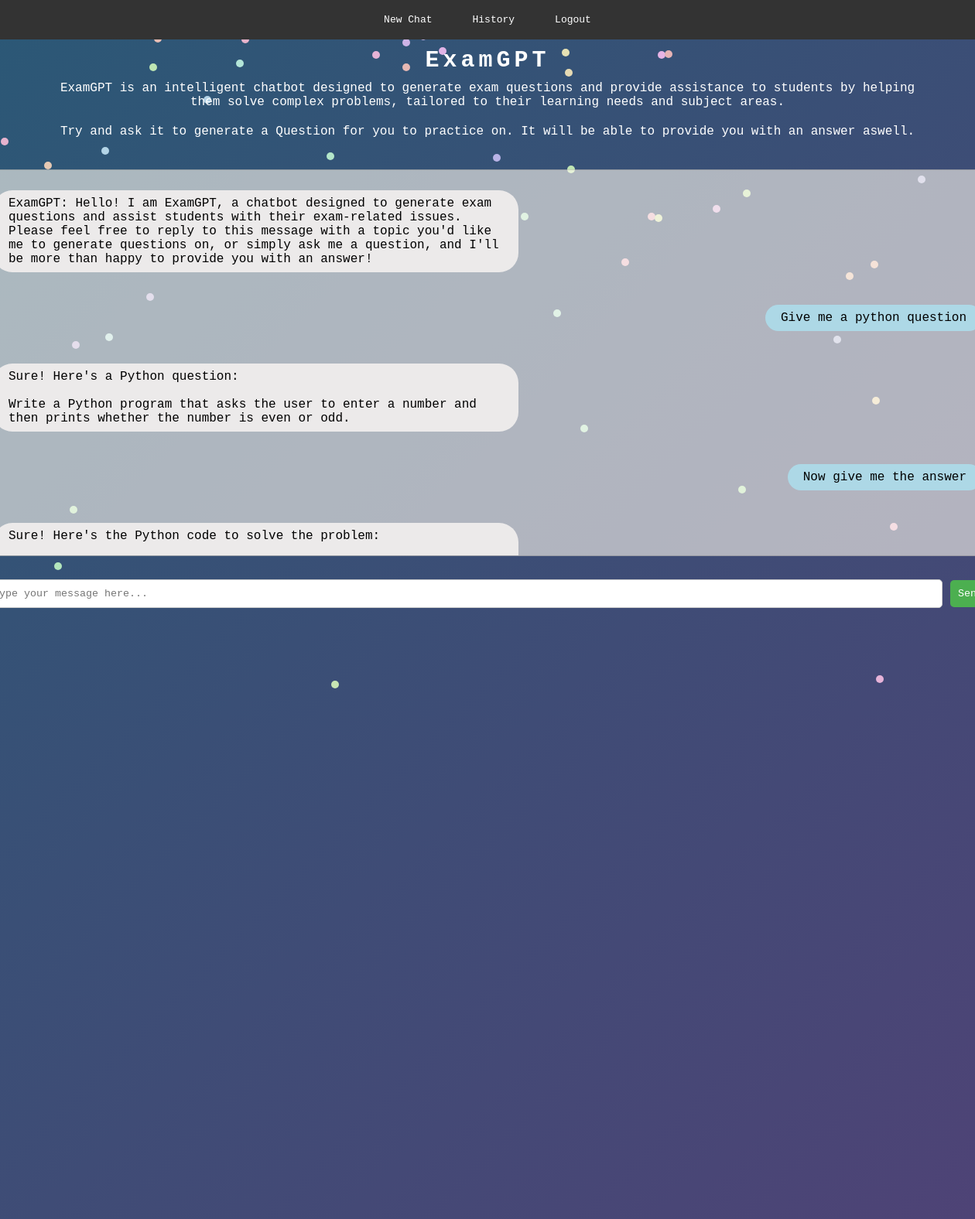
Screenshot of /index/17 (signed in) with the database file from the repository.
### app/models.py (models this page shows, shortened)
class chat_message_data(db.Model):
    message_id = db.Column(db.Integer, primary_key=True)
    conversation_id = db.Column(db.Integer, db.ForeignKey('conversation_data.conversation_id'))
    message_number = db.Column(db.Integer)
    sender = db.Column(db.String(8)) #Either User, Chatbot or System
    message = db.Column(db.String(1024)) #Whats the max message length?

### app/__init__.py (the view)
@app.route('/index/<conversation_id>')
@login_required
def chat(conversation_id):
    conversation = current_user.conversations.filter_by(conversation_id=conversation_id).first_or_404()
    messages = conversation.get_messages()
    return render_template('index.html', messages=messages)

### app/models.py (called while the page is built)
@login.user_loader
def load_user(id):
    return customer_data.query.get(int(id))

    def get_messages(self):
        return chat_message_data.query.filter_by(conversation_id=self.conversation_id).order_by(chat_message_data.message_number).all()

### app/templates/index.html (shortened to what this page needs)
<!DOCTYPE html>
<html lang="en">
  <head>
    <link rel="stylesheet" href="{{ url_for('static', filename='style.css') }}" />
  </head>
  <body>
    <div class="background"></div>
    <nav class="navbar">
      <a href="{{ url_for('home') }}">New Chat</a>
      <a href="{{ url_for('history') }}">History</a>
      {% if current_user.is_anonymous %}
      <a href="{{ url_for('login') }}">Login</a>
      {% else %}
      <a onclick="confirmLogout()" style="cursor: pointer;">Logout</a>
      {% endif %}
    </nav>
    <div class="body-width">
      <div class="welcome-section">
        <h1>ExamGPT</h1>
        <p>
          ExamGPT is an intelligent chatbot designed to generate exam questions and provide assistance to
          students by helping them solve complex problems, tailored to their learning needs and subject areas.
        </p>
        <p>
          Try and ask it to generate a Question for you to practice on. It will be able to provide you with an answer aswell.
        </p>
      </div>
      <div class="chatbox-container">
        <div class="chatbox-message chatbox-message-chatbot">
          <p class="chatbox-message-chatbot-internal">
            ExamGPT: Hello! I am ExamGPT, a chatbot designed to generate exam questions and assist students with their exam-related issues.
            Please feel free to reply to this message with a topic you'd like me to generate questions on, or simply ask me a question,
            and I'll be more than happy to provide you with an answer!
          </p>
        </div>
        {% for m in messages%}
        <div class="chatbox-message chatbox-message-{{ m.sender }}">
          {% autoescape false %}
          <p class="chatbox-message-{{ m.sender }}-internal">{{ m.message | replace('\n', '<br>') }}</p>
          {% endautoescape %}
        </div>
        {% endfor %}
      </div>
      <div class="chatbox-input-container">
        <input
          type="text"
          class="chatbox-input"
          placeholder="Type your message here..."
        />
        <button class="chatbox-send-button">Send</button>
      </div>
    </div>
  </body>
</html>

### app/static/style.css (style rules this page uses)
* { font-family: monospace; font-weight: 500; }
body { display: flex; flex-direction: column; align-items: center; margin: 0; z-index: 2; overflow: hidden; margin-bottom: 50px; }
.navbar { display: flex; background-color: #333; padding: 10px; justify-content: center; width: 100%; margin: 0; z-index: 2; }
.navbar a { color: white; text-decoration: none; margin: 0 10px; padding: 8px 16px; border-radius: 5px; z-index: 2; }
.body-width { width: fit-content; z-index: 2; display: flex; flex-direction: column; align-items: center; }
.welcome-section { display: flex; flex-direction: column; align-items: center; text-align: center; z-index: 2; color: white; font-family: monospace; }
.welcome-section h1 { font-weight: 700; font-size: 30px; letter-spacing: 5px; margin-top: 10px; margin-bottom: 0px; }
.welcome-section p { font-weight: 500; font-size: 16px; margin: 10px 80px; }
.chatbox-container { border: 1px solid rgba(0, 0, 0, 0.144); border-radius: 10px; height: 500px; max-width: 1300px; box-sizing: border-box; overflow-y: scroll; padding: 10px; margin-top: 30px; margin-left: auto; margin-right: auto; background-color: rgba(255, 251, 241, 0.6); z-index: 2; }
.chatbox-message { display: flex; width: 100%; margin-bottom: 10px; z-index: 2; }
.chatbox-message p { background-color: rgb(236, 234, 234); padding: 8px 20px; border-radius: 25px; font-size: 16px; justify-content: start; max-width: 50%; word-wrap: break-word; z-index: 2; }
.chatbox-message-user { justify-content: end; z-index: 2; }
.chatbox-message-user p { background-color: lightblue; z-index: 2; }
.chatbox-message-chatbot { justify-content: start; z-index: 2; }
.chatbox-message-chatbot p { background-color: rgb(236, 234, 234); z-index: 2; }
.chatbox-input-container { display: flex; flex-wrap: wrap; align-items: center; max-width: 1300px; min-width: 1300px; margin-left: auto; margin-right: auto; margin-top: 30px; z-index: 2; }
.chatbox-input { flex-grow: 1; border: 1px solid #ccc; border-radius: 5px; padding: 10px; margin-right: 10px; z-index: 2; }
.chatbox-send-button { background-color: #4caf50; color: white; border: none; border-radius: 5px; padding: 10px; cursor: pointer; z-index: 2; }
.background { position: fixed; top: 0; left: 0; width: 100%; height: 100%; background: linear-gradient(135deg, #2b5876, #4e4376); z-index: 0; }

### rows the page displays
chat_message_data: message "Give me a python question"
chat_message_data: message "Sure! Here's a Python question: Write a Python program that asks the user to enter a number and then prints whether the number is even or odd."
chat_message_data: message "Now give me the answer"
chat_message_data: message "Sure! Here's the Python code to solve the problem:"
